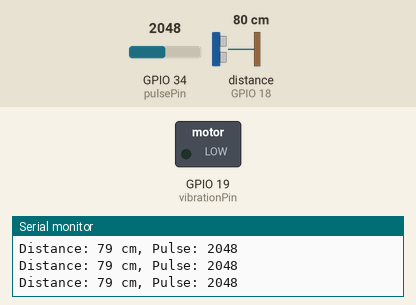
A sketch run on a simulated ESP32. Parts: switched loads named in the sketch (green lamp = pin HIGH), the last lines printed to the serial monitor. Wiring (inferred from the names in the program): ultrasonic range finder: trigger GPIO 5; echo GPIO 18. The inputs (shaded band) are chosen by the test bench; at power-on: distance to the obstacle (sensor on GPIO 18) 80 cm, GPIO 34 (pulsePin) = 2048. The echo pulse lasts 58.3 µs per cm; WiFi joins after 1.5 s; servers stay silent unless stated; no MQTT or app messages arrive unless stated; pins used as bus, display or sensor lines are not drawn.

Above: at 2.7 s.
2.8 s: distance to the obstacle (sensor on GPIO 18) set to 56 cm
4.3 s: distance to the obstacle (sensor on GPIO 18) set to 48 cm
At 5.6 s:
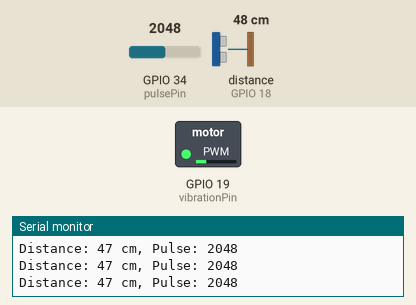
5.9 s: distance to the obstacle (sensor on GPIO 18) set to 4 cm
At 6.9 s:
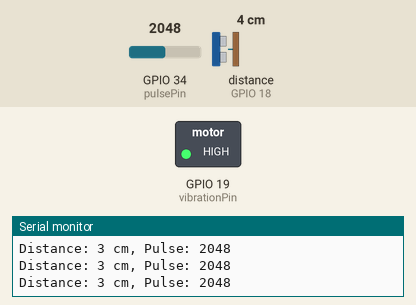
7.5 s: distance to the obstacle (sensor on GPIO 18) set to 35 cm
At 8.6 s:
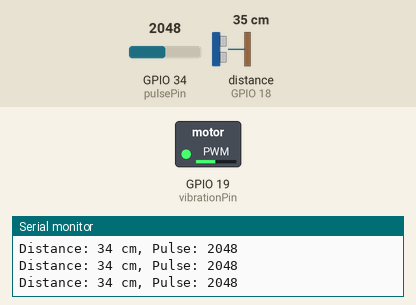
Timing chart, 0 to 10.1 s (numbered marks = the images above; inputs shaded):
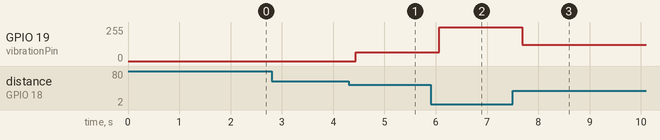

The sketch:

bracelet.ino
```cpp
/*
  DeafNav Wristband Firmware
  Hardware: ESP32 or Arduino with Wi-Fi/Bluetooth
  Sensors: HC-SR04 (Ultrasonic), Pulse Sensor (Analog)
  Output: Vibration Motor (PWM)
*/

#include <PubSubClient.h>
#include <WiFi.h>


// --- Configuration ---
const char *ssid = "YOUR_WIFI_SSID";
const char *password = "YOUR_WIFI_PASSWORD";
const char *mqtt_server = "MQTT_BROKER_IP";

// Pins
const int trigPin = 5;       // HC-SR04 Trig
const int echoPin = 18;      // HC-SR04 Echo
const int vibrationPin = 19; // Vibration Motor (PWM)
const int pulsePin = 34;     // Pulse Sensor (Analog)

// MQTT
WiFiClient espClient;
PubSubClient client(espClient);

// PWM Settings
const int freq = 5000;
const int ledChannel = 0;
const int resolution = 8; // 0-255

void setup() {
  Serial.begin(115200);

  pinMode(trigPin, OUTPUT);
  pinMode(echoPin, INPUT);

  // PWM setup for ESP32
  ledcSetup(ledChannel, freq, resolution);
  ledcAttachPin(vibrationPin, ledChannel);

  setup_wifi();
  client.setServer(mqtt_server, 1883);
}

void setup_wifi() {
  delay(10);
  Serial.println();
  Serial.print("Connecting to ");
  Serial.println(ssid);

  WiFi.begin(ssid, password);

  while (WiFi.status() != WL_CONNECTED) {
    delay(500);
    Serial.print(".");
  }

  Serial.println("");
  Serial.println("WiFi connected");
}

void reconnect() {
  while (!client.connected()) {
    Serial.print("Attempting MQTT connection...");
    if (client.connect("DeafNavWristband")) {
      Serial.println("connected");
    } else {
      Serial.print("failed, rc=");
      Serial.print(client.state());
      Serial.println(" try again in 5 seconds");
      delay(5000);
    }
  }
}

long getDistance() {
  digitalWrite(trigPin, LOW);
  delayMicroseconds(2);
  digitalWrite(trigPin, HIGH);
  delayMicroseconds(10);
  digitalWrite(trigPin, LOW);

  long duration = pulseIn(echoPin, HIGH);
  long distanceLines = duration * 0.034 / 2;
  return distanceLines;
}

void vibrate(int distance) {
  // Increase vibration as distance decreases
  // Range: 5cm to 50cm
  int intensity = 0;
  if (distance < 50 && distance > 2) {
    intensity = map(distance, 5, 50, 255, 50);
    if (intensity < 0)
      intensity = 0;
  }
  ledcWrite(ledChannel, intensity);
}

void loop() {
  if (!client.connected()) {
    reconnect();
  }
  client.loop();

  // 1. Ultrasonic Sensor Logic
  long distance = getDistance();
  vibrate(distance);

  // 2. Pulse Sensor Logic
  int pulseValue = analogRead(pulsePin);
  // Basic thresholding or send raw data
  String payload = String(pulseValue);
  client.publish("deafnav/pulse", payload.c_str());

  Serial.print("Distance: ");
  Serial.print(distance);
  Serial.print(" cm, Pulse: ");
  Serial.println(pulseValue);

  delay(200); // Sampling rate
}
```

Measured:
- the behaviour switches between 51 and 50 cm on distance to the obstacle (sensor on GPIO 18) (found by bisection; images 0 and 1)
- after the input at 4.3 s, GPIO 19 (vibrationPin): 0/255 → 64/255 after 0.14 s
- after the input at 5.9 s, GPIO 19 (vibrationPin): 64/255 → 255/255 after 0.17 s
- after the input at 7.5 s, GPIO 19 (vibrationPin): 255/255 → 123/255 after 0.19 s
